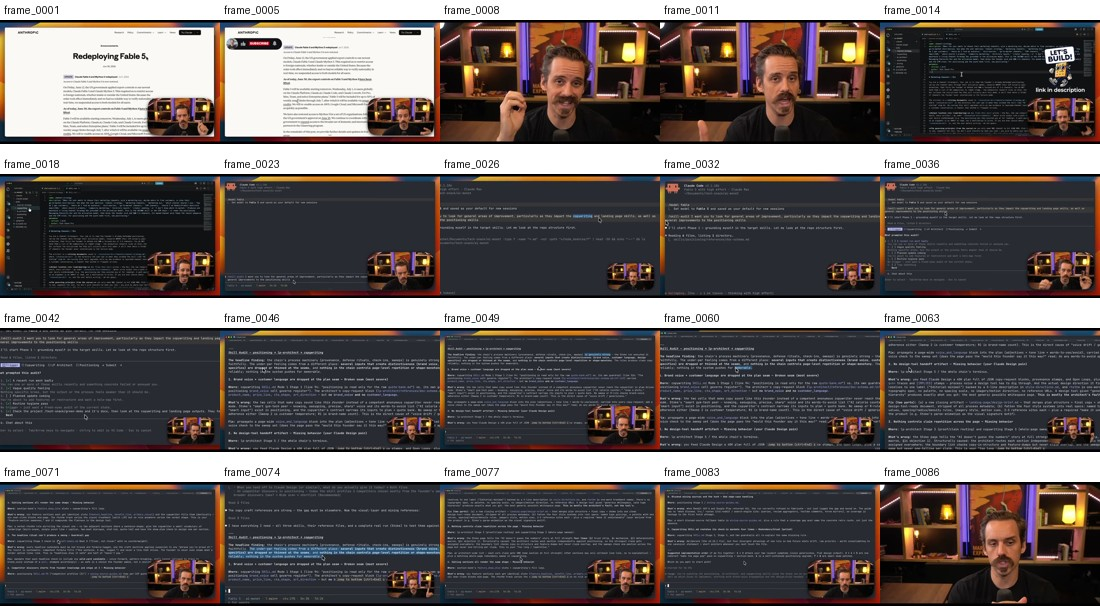
#> input picture runs/2026-07-03-video-to-deck-watch-efficient-test/watch-efficient-contact-01.jpg, 1100 x 616 px
$ python -i palette_distance.py   (imports and definitions only)
#> lines starting #> are read from the running program, lines starting #| are printed output that depends on the picture
#!/usr/bin/env python3
"""Share-weighted palette distance from candidate images to a style reference.

Style transfer has no absolute pass mark, so this is deliberately COMPARATIVE:
the `--mode style` arm must land closer to the reference palette than the
no-reference control does. A fixed threshold would be the wrong test — it calls
a correct render wrong whenever the subject legitimately shifts the histogram,
which is precisely what a style test asks the subject to do.

  python3 palette_distance.py <reference> <candidate>...

Reads as: for each dominant colour in the candidate, the distance to its nearest
neighbour in the reference palette, weighted by how much of the image it covers.
0 means the palettes coincide; the scale is RGB euclidean, so ~14 separates two
deliberately opposite design systems (measured: navy/teal infographic vs cream
editorial page).
"""
import sys

try:
    from PIL import Image
except ImportError:
    sys.exit("BLOCKED: Pillow is required (pip install pillow). Not measuring.")

SAMPLE = 240


def palette(path: str, n: int = 8) -> list[tuple[float, tuple[int, int, int]]]:
#> called with n = 8
    im = Image.open(path).convert("RGB").resize((SAMPLE, SAMPLE))
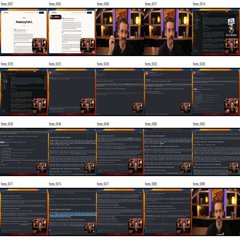
#> im: PIL image 240x240 RGB; mean R, G, B 106.3, 99.6, 98.8
    q = im.quantize(colors=n, method=Image.MEDIANCUT).convert("RGB")
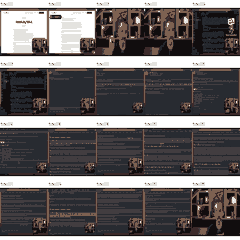
#> q: PIL image 240x240 RGB; mean R, G, B 104.3, 100.2, 100.9
    counts = sorted(q.getcolors(SAMPLE * SAMPLE), key=lambda c: -c[0])
#> counts = [(14741, (40, 43, 49)), (10899, (255, 255, 255)), (9685, (66, 61, 64)), (6664, (17, 13, 14)), (5150, (125, 97, 81)), (4057, (228, 227, 223)), (3724, (60, 42, 42)), (2680, (35, 38, 44))]
    total = sum(c for c, _ in counts) or 1
#> total = 57600
    return [(c / total, rgb) for c, rgb in counts]


def distance(cand, ref) -> float:
    return sum(
        share * min(sum((a - b) ** 2 for a, b in zip(rgb, r)) ** 0.5 for _, r in ref)
        for share, rgb in cand
    )


def _hexes(pal, k=5):
    return [f"#%02x%02x%02x" % c for _, c in pal[:k]]


def main(argv: list[str]) -> int:
    if len(argv) < 2:
        print(__doc__)
        return 2
    ref = palette(argv[0])
    print(f"reference {argv[0].split('/')[-1]}: {_hexes(ref)}")
    for p in argv[1:]:
        cand = palette(p)
        print(f"{distance(cand, ref):8.2f}  {p.split('/')[-1]:26s} {_hexes(cand)}")
    return 0


# [2 lines not run here, left out]

>>> result = palette('../../../runs/2026-07-03-video-to-deck-watch-efficient-test/watch-efficient-contact-01.jpg')
#> result = [(0.256, (40, 43, 49)), (0.189, (255, 255, 255)), (0.168, (66, 61, 64)), (0.116, (17, 13, 14)), (0.0894, (125, 97, 81)), (0.0704, (228, 227, 223)), (0.0647, (60, 42, 42)), (0.0465, (35, 38, 44))]

$ run again, on runs/2026-07-03-video-to-deck-watch-efficient-test/watch-efficient-contact-03.jpg
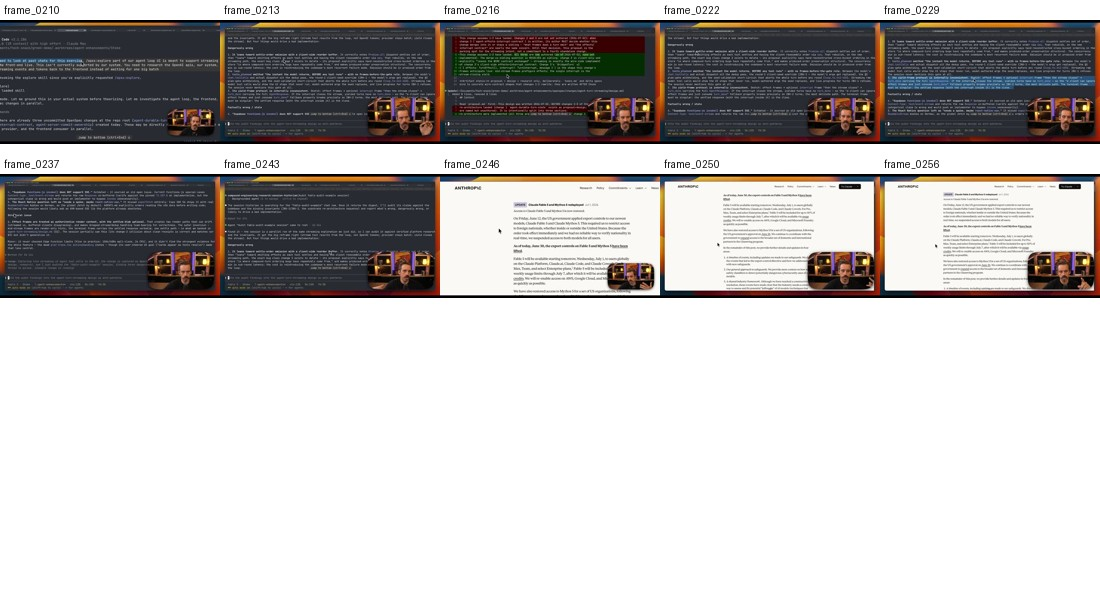
#> input picture runs/2026-07-03-video-to-deck-watch-efficient-test/watch-efficient-contact-03.jpg, 1100 x 616 px
#> in palette, `im = Image.open(path).convert("RGB").resize((SAMPLE, SAMPLE))`:
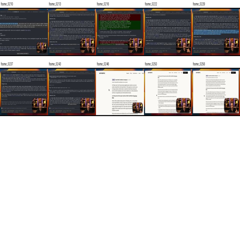
#> im: PIL image 240x240 RGB; mean R, G, B 193.6, 190.8, 190
#> in palette, `q = im.quantize(colors=n, method=Image.MEDIANCUT).convert("RGB")`:
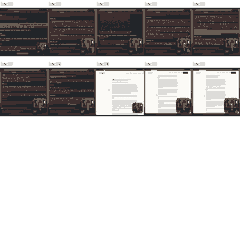
#> q: PIL image 240x240 RGB; mean R, G, B 192.8, 190.4, 190
#> counts = [(32857, (255, 255, 255)), (7810, (62, 47, 47)), (6743, (34, 37, 41)), (3495, (251, 250, 246)), (3239, (221, 220, 217)), (3066, (104, 93, 84)), (255, (255, 255, 253)), (135, (254, 255, 255))]
#> total = 57600
#> result = [(0.57, (255, 255, 255)), (0.136, (62, 47, 47)), (0.117, (34, 37, 41)), (0.0607, (251, 250, 246)), (0.0562, (221, 220, 217)), (0.0532, (104, 93, 84)), (0.00443, (255, 255, 253)), (0.00234, (254, 255, 255))]
